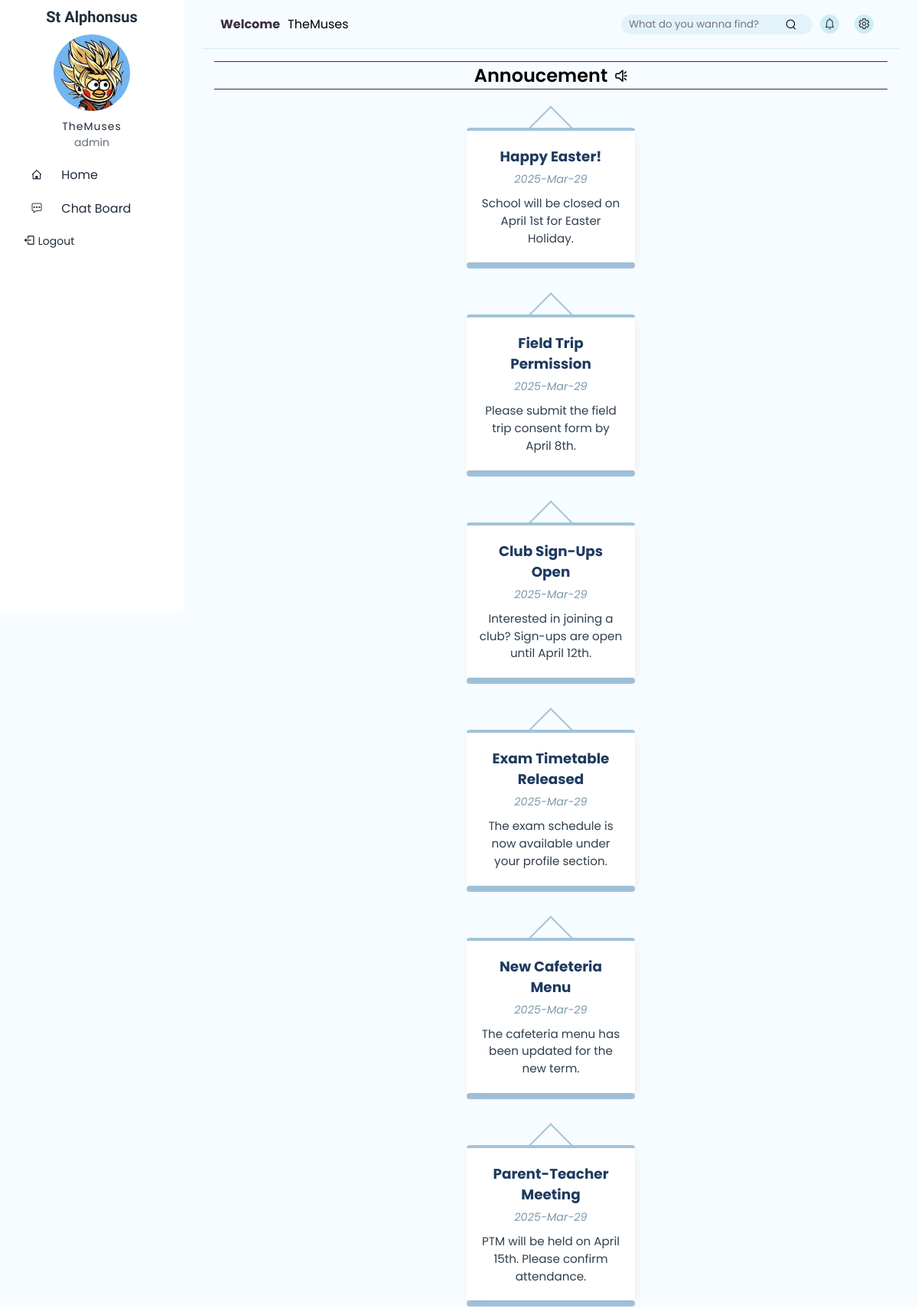
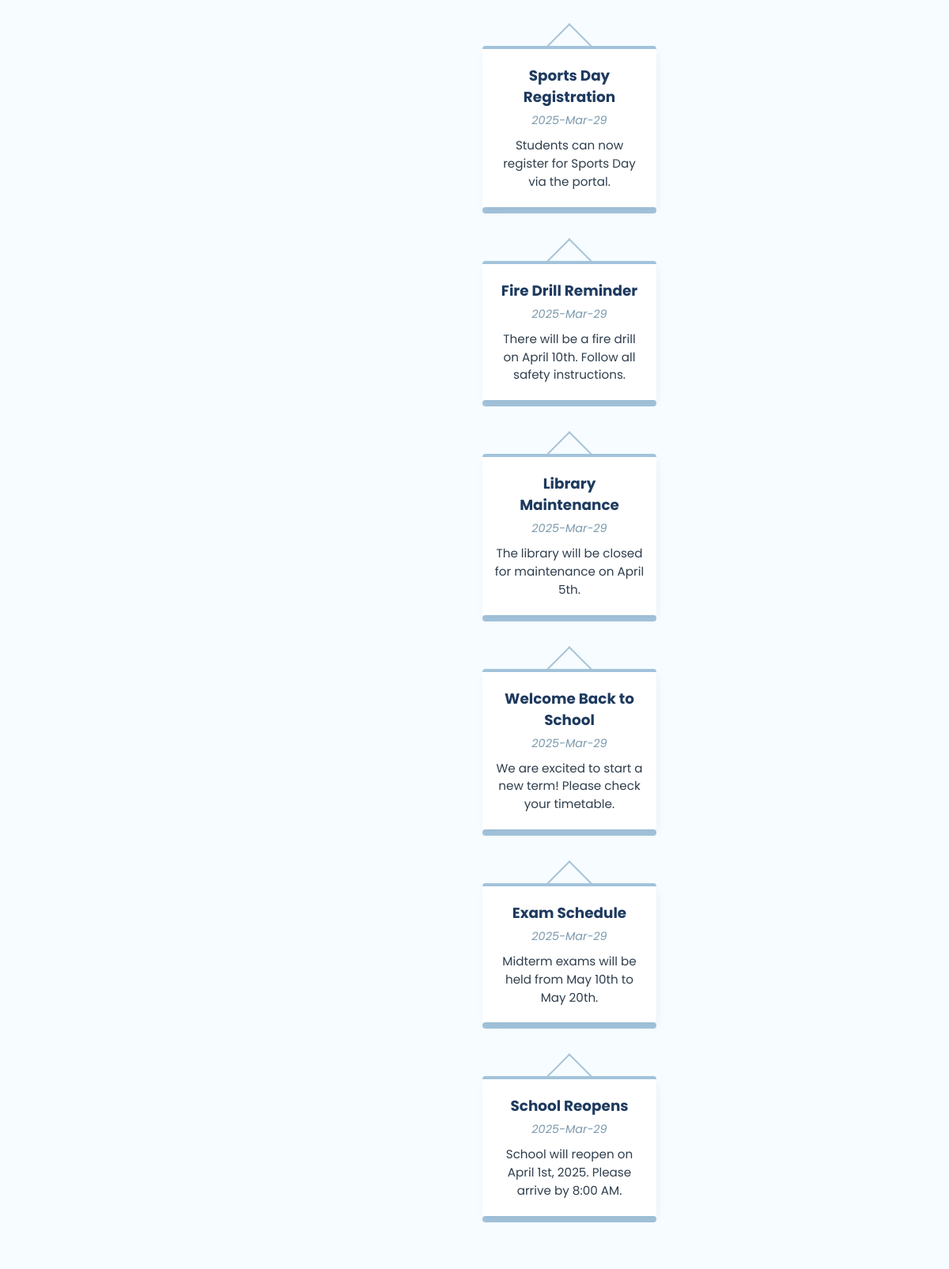
Screenshot of /user/chat.php (signed in, upper part) with the database file from the repository (2 pictures, top to bottom).
### tables this page shows
CREATE TABLE `chat_board` (
  `chat_id` int(11) NOT NULL,
  `user_id` int(11) NOT NULL,
  `type` enum('message','annoucement') DEFAULT 'message',
  `title` varchar(30) DEFAULT NULL,
  `content` text NOT NULL,
  `created_date` datetime DEFAULT current_timestamp()
);

### user/chat.php (the view, shortened to what this page needs)
<?php
require "../config/db.php";
?>
<!DOCTYPE html>
<html lang="en">
<?php
    require "./common/head.php";
?>
<body>
    <main>
        <?php require "./common/slidebar.php" ?>
        <div class="container">
            <?php
            require "./common/header.php";
            ?>
            <div class="chat-box">
                <div class="annoucement">
                    <div class="annoucement-title-box">
                        <div class="annoucement-title">
                            <span>Annoucement</span>
                            <i class="iconfont icon-gonggao"></i>
                        </div>
                    </div>
                    <swiper-container class="mySwiper" init="false">
                        <?php
                            $annoucementstmt = $conn->prepare("
                            SELECT cb.*, u.username,u.role
                            FROM chat_board AS cb
                            LEFT JOIN user AS u ON cb.user_id = u.id
                            WHERE cb.type = 'annoucement'
                            ORDER BY cb.chat_id DESC
                            ");
                            $annoucementstmt->execute();
                            while($annoucement=$annoucementstmt->fetch(PDO::FETCH_ASSOC)){ ?>
                            <swiper-slide class="chat-delete" data-tableName="chat_board" data-tableID="chat_id" data-id="<?php echo $annoucement['chat_id']?>">
                              <div class="modern-hanger">
                                <div class="calendar-body" >
                                  <h3 class="calendar-title"><?php echo htmlspecialchars($annoucement['title']); ?></h3>
                                  <p class="calendar-date"><?php echo date('Y-M-d', strtotime($annoucement['created_date'])); ?></p>
                                  <p class="calendar-text"><?php echo htmlspecialchars($annoucement['content']); ?></p>
                                </div>
                                <div class="bar-bottom"></div>
                              </div>
                            </swiper-slide>
                      <?php
                            }
                        ?>
                    </swiper-container>
                </div>
                <div class="chat-shell">
                </div>
            </div>
        </div>
    </main>
</body>
</html>

### public/css/chat.css (style rules this page uses)
main { min-height:80vh ; width: 100vw; display: flex; position: relative; margin-bottom: 2rem; height: auto; }
main .container { width: 80%; display: flex; flex-direction: column; justify-content: center; align-items: center; padding-top: 0; }
.chat-box { display: flex; flex-direction: column; width: 100%; height: auto; }
.chat-shell { width: 100%; column-count: 3; column-gap: 1rem; padding: 1rem; }
.annoucement { width: 100%; padding: 1rem; height: auto; display: flex; flex-direction: column; justify-content: center; align-items: center; }
.annoucement-title-box { display: flex; justify-content: center; align-items: center; width: 100%; border: 1px solid #392f41; margin-bottom: 20px; border-right: none; border-left: none; }
.annoucement-title { font-weight: 600; font-size: 1.5rem; display: flex; justify-content: center; align-items: center; gap: 10px; }
.calendar-body { position: relative; }
swiper-container { width: 100%; height: 100%; }
swiper-slide { text-align: center; font-size: 18px; display: flex; align-items: center; }
.modern-hanger { position: relative; width: 220px; margin: 30px auto; text-align: center; background: transparent; display: flex; flex-direction: column; align-items: center; }
.bar-top, .bar-bottom { width: 100%; height: 8px; background-color: #a3c4dc; border-radius: 4px; }
.calendar-body { background-color: #ffffff; padding: 20px 15px; width: 100%; box-shadow: 2px 4px 10px rgba(0,0,0,0.05); font-family: 'Segoe UI', sans-serif; }
.calendar-title { font-weight: bold; font-size: 1.15rem; margin-bottom: 6px; color: #1e3a5f; }
.calendar-date { font-style: italic; font-size: 0.9rem; color: #7b9aad; margin-bottom: 10px; }
.calendar-text { font-size: 0.95rem; line-height: 1.5; color: #2f3e4d; }
.modern-hanger { transition: transform 0.3s ease, box-shadow 0.3s ease; }

### public/css/header&footer.css (style rules this page uses)
* { padding: 0; margin: 0; box-sizing: border-box; font-family: Poppins; }
body { background-color: rgb(246, 252, 255); overflow-x: hidden; }
.container { padding: 1vh 2vw; display: flex; justify-content: center; align-items: center; height: 100%; width: 100%; }

### rows the page displays
chat_board: title "Happy Easter!", created_date "2025-Mar-29", content "School will be closed on April 1st for Easter Holiday."
chat_board: title "Field Trip Permission", created_date "2025-Mar-29", content "Please submit the field trip consent form by April 8th."
chat_board: title "Club Sign-Ups Open", created_date "2025-Mar-29", content "Interested in joining a club? Sign-ups are open until April 12th."
chat_board: title "Exam Timetable Released", created_date "2025-Mar-29", content "The exam schedule is now available under your profile section."
chat_board: title "New Cafeteria Menu", created_date "2025-Mar-29", content "The cafeteria menu has been updated for the new term."
chat_board: title "Parent-Teacher Meeting", created_date "2025-Mar-29", content "PTM will be held on April 15th. Please confirm attendance."
chat_board: title "Sports Day Registration", created_date "2025-Mar-29", content "Students can now register for Sports Day via the portal."
chat_board: title "Fire Drill Reminder", created_date "2025-Mar-29", content "There will be a fire drill on April 10th. Follow all safety instructions."
chat_board: title "Library Maintenance", created_date "2025-Mar-29", content "The library will be closed for maintenance on April 5th."
chat_board: title "Welcome Back to School", created_date "2025-Mar-29", content "We are excited to start a new term! Please check your timetable."
chat_board: title "Exam Schedule", created_date "2025-Mar-29", content "Midterm exams will be held from May 10th to May 20th."
chat_board: title "School Reopens", created_date "2025-Mar-29", content "School will reopen on April 1st, 2025. Please arrive by 8:00 AM."

### other values shown
$_SESSION['username'] "TheMuses"
$_SESSION['role'] "admin"
